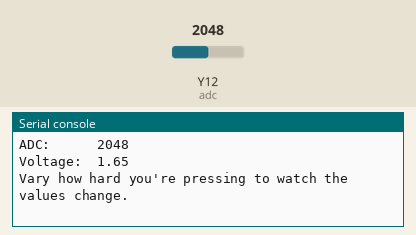
This program was run on a simulated pyboard running MicroPython. Shown: the last lines printed to the serial console. The test bench sets the inputs (shaded band); at power-on: Y12 (adc) = 2048 (analog values on the 0–4095 scale). Library files of the repository ran but are not shown: 1 file(s).

Above: at 1.2 s.
1.3 s: Y12 (adc) set to 491
At 1.9 s:
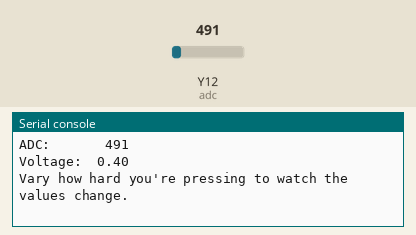
3.5 s: Y12 (adc) set to 160
At 3.9 s:
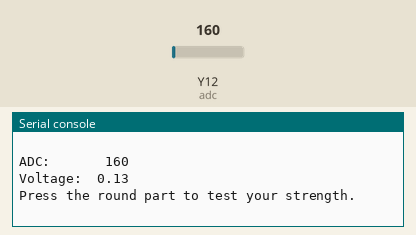
5.5 s: Y12 (adc) set to 0
At 5.9 s:
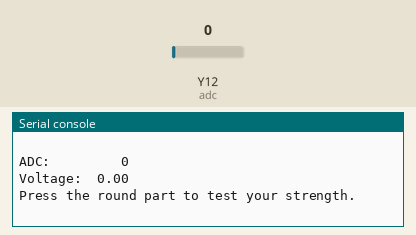
7.5 s: Y12 (adc) set to 3940
At 7.9 s:
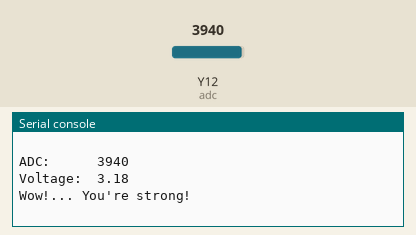
Timing chart, 0 to 10.5 s (numbered marks = the images above; inputs shaded):
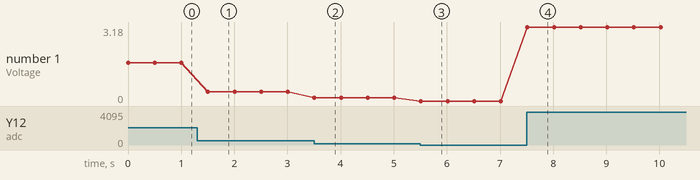

The program:

main.py
```python
###############################################################################
# main.py
#
# simple script to read the value of a Force Sensitive Resistor (FSR) every
# 500ms and print  its value to the REPL. The pin connected to Pin Y12 on the
# pyboard, should have a pull-down resistor of 10K connected to it as well.
# The other pin of the FSR flex sensor should be connected to 3.3V.
#
# Created: 10/05/17
#   - Joshua Vaughan
#   - joshua.vaughan@louisiana.edu
#   - http://www.ucs.louisiana.edu/~jev9637
#
# Modified:
#   * 09/29/18 - JEV
#       - Changed pin to match upcoming MCHE210 breakout board
#
# TODO:
#   *
###############################################################################

import pyb      # import the pyboard module
import time     # import the time module

# Set up the analog-to-digital converter
adc = pyb.ADC(pyb.Pin("Y12"))

# Now read the pot every 500ms, forever
while (True):
    # Read the value of the FSR. It should be in the range 0-4095
    fsr_value = adc.read()

    # We can convert the value to the voltage we are reading.
    # 0=0V and 4095=3.3V
    voltage = 3.3 / 4095 * fsr_value

    # print out the values, nicely formatted
    print("ADC:     {:5d}".format(fsr_value))
    print("Voltage: {:5.2f}".format(voltage))

    if fsr_value > 3900:
        print("Wow!... You're strong!\n")
    elif fsr_value < 200:
        print("Press the round part to test your strength.\n")
    else:
        print("Vary how hard you're pressing to watch the values change.\n")

    # sleep for 500ms
    time.sleep_ms(500)
```

Measured:
- after the input at 1.3 s, the serial console: prints a new line after 0.20 s (image 1)
- after the input at 3.5 s, the serial console: prints a new line at once (image 2)
- after the input at 5.5 s, the serial console: prints a new line at once (image 3)
- after the input at 7.5 s, the serial console: prints a new line at once (image 4)
- plotted number 1: 1.65 → 0.4 after the input at 1.3 s, 0.4 → 0.13 after the input at 3.5 s, 0.13 → 0 after the input at 5.5 s, 0 → 3.18 after the input at 7.5 s
